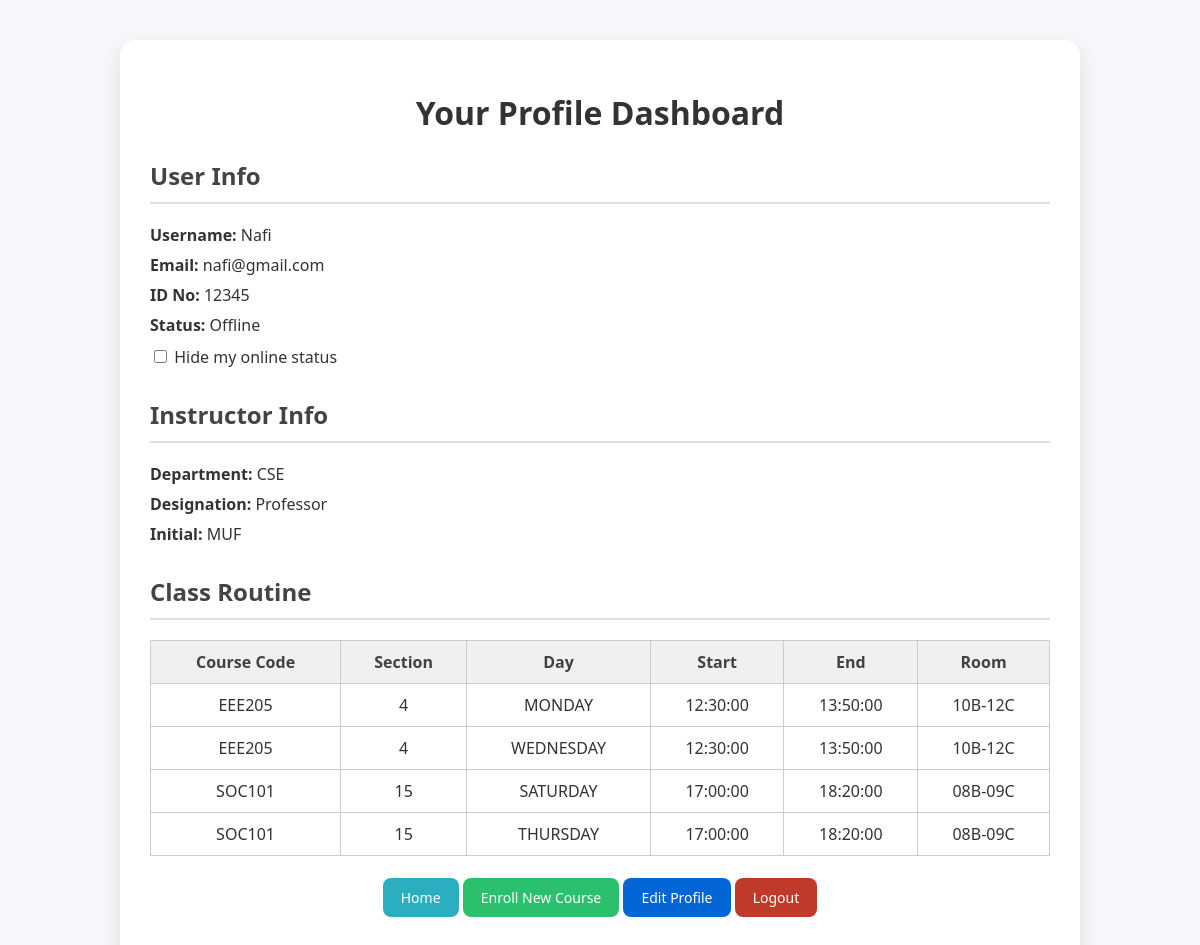
The page /Profile_dashboard/profile.php (signed in) on the database as committed earlier.
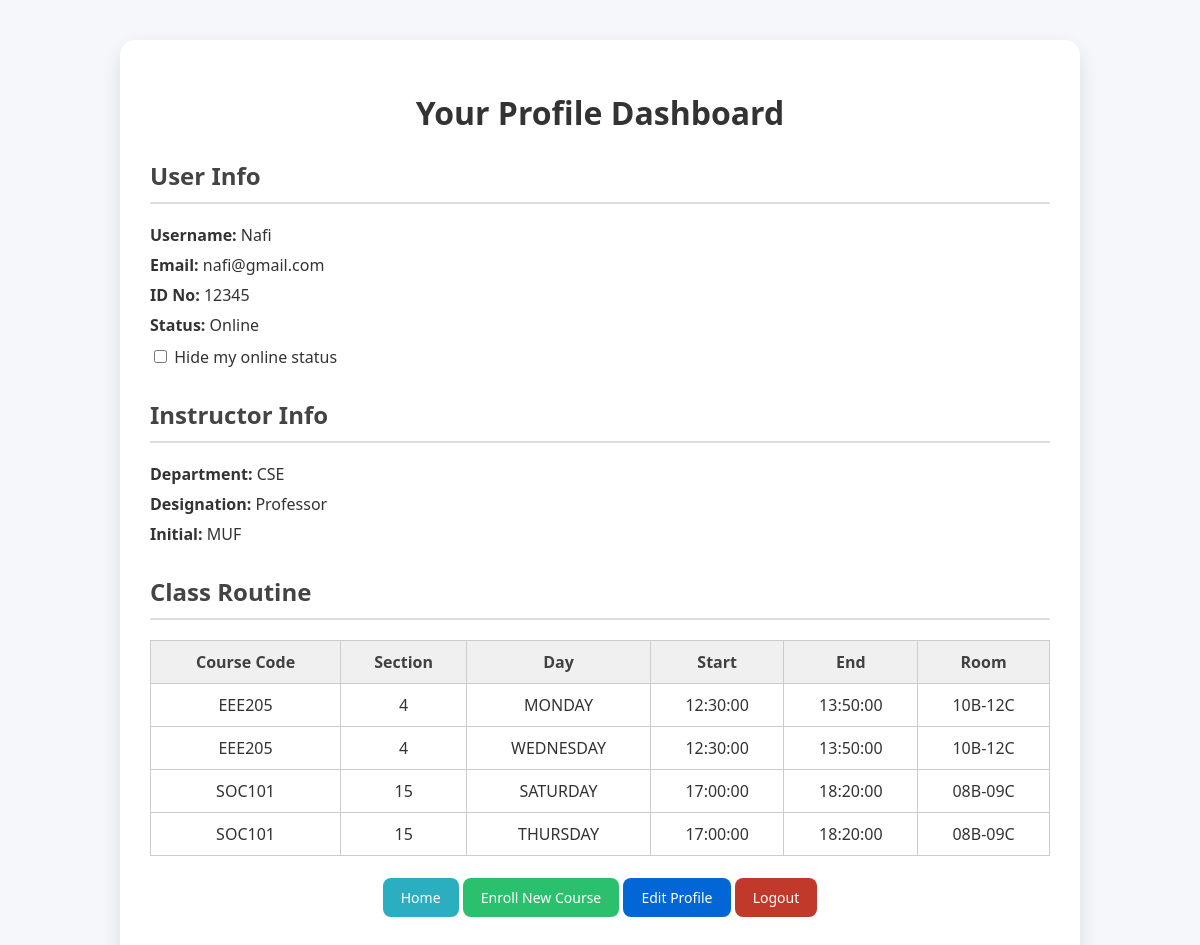
The same page on the database as committed later.
### tables this page shows
CREATE TABLE `user` (
  `user_id` int(11) NOT NULL AUTO_INCREMENT,
  `username` varchar(50) NOT NULL,
  `email` varchar(100) NOT NULL,
  `password` varchar(255) NOT NULL,
  `status` varchar(50) NOT NULL DEFAULT 'Offline',
  `id_no` int(11) DEFAULT NULL,
  PRIMARY KEY (`user_id`),
  UNIQUE KEY `email` (`email`),
  UNIQUE KEY `id_no` (`id_no`)
);

### Profile_dashboard/profile.php (the view, shortened to what this page needs)
<?php
require_once '../connect.php';
$user_id = $_SESSION['user_id'];
$user_sql = "SELECT * FROM user WHERE user_id = $user_id";
$user_result = mysqli_query($conn, $user_sql);
$user = mysqli_fetch_assoc($user_result);
$instructor_sql = "SELECT * FROM instructor WHERE user_id = $user_id";
$instructor_result = mysqli_query($conn, $instructor_sql);
$instructor = mysqli_fetch_assoc($instructor_result);
$routine_sql = "
SELECT s.course_code, s.section, cs.day, cs.start_time, cs.end_time, cs.room
FROM enrollments e
JOIN sections s ON e.section_id = s.section_id
JOIN class_schedule cs ON s.section_id = cs.section_id
WHERE e.user_id = $user_id
ORDER BY FIELD(cs.day, 'Sun','Mon','Tue','Wed','Thu','Fri','Sat'), cs.start_time
";
$routine_result = mysqli_query($conn, $routine_sql);
if ($_SERVER['REQUEST_METHOD'] == 'POST' && isset($_POST['hide_status'])) {
    $new_status = $_POST['hide_status'] === 'on' ? 'Hidden' : 'Online';
    $update_status_sql = "UPDATE user SET status = '$new_status' WHERE user_id = $user_id";
    mysqli_query($conn, $update_status_sql);
    $_SESSION['status'] = $new_status;
    $user['status'] = $new_status;
} else {
    if (isset($_SESSION['status'])) {
        $user['status'] = $_SESSION['status'];
    }
}
?>
<!DOCTYPE html>
<html>
<head>
    <link rel="stylesheet" href="profile.css">
</head>
<body>
<div class="container">
    <h1>Your Profile Dashboard</h1>
    <div class="section">
        <h2>User Info</h2>
        <p><strong>Username:</strong> <?php echo htmlspecialchars($user['username']); ?></p>
        <p><strong>Email:</strong> <?php echo htmlspecialchars($user['email']); ?></p>
        <p><strong>ID No:</strong> <?php echo htmlspecialchars($user['id_no']); ?></p>
        <p><strong>Status:</strong> <?php echo $user['status']; ?></p>
        <form method="POST" class="status-toggle">
            <label>
                <input type="checkbox" name="hide_status" value="on" onchange="this.form.submit()" <?php if ($user['status'] === 'Hidden') echo 'checked'; ?>>
                Hide my online status
            </label>
        </form>
    </div>
    <?php if ($instructor): ?>
        <div class="section">
            <h2>Instructor Info</h2>
            <p><strong>Department:</strong> <?php echo htmlspecialchars($instructor['department']); ?></p>
            <p><strong>Designation:</strong> <?php echo htmlspecialchars($instructor['designation']); ?></p>
            <p><strong>Initial:</strong> <?php echo htmlspecialchars($instructor['initial']); ?></p>
        </div>
    <?php endif; ?>
    <div class="section">
        <h2>Class Routine</h2>
        <?php if (mysqli_num_rows($routine_result) > 0): ?>
            <table class="routine-table">
                <thead>
                    <tr>
                        <th>Course Code</th>
                        <th>Section</th>
                        <th>Day</th>
                        <th>Start</th>
                        <th>End</th>
                        <th>Room</th>
                    </tr>
                </thead>
                <tbody>
                    <?php while ($row = mysqli_fetch_assoc($routine_result)): ?>
                        <tr>
                            <td><?php echo htmlspecialchars($row['course_code']); ?></td>
                            <td><?php echo htmlspecialchars($row['section']); ?></td>
                            <td><?php echo htmlspecialchars($row['day']); ?></td>
                            <td><?php echo htmlspecialchars($row['start_time']); ?></td>
                            <td><?php echo htmlspecialchars($row['end_time']); ?></td>
                            <td><?php echo htmlspecialchars($row['room']); ?></td>
                        </tr>
                    <?php endwhile; ?>
                </tbody>
            </table>
        <?php else: ?>
            <p>No class routines found.</p>
        <?php endif; ?>
    </div>
    <div class="section" style="text-align: center;">
        <a class="btn" href="../index.php" style="background-color:rgb(43, 175, 192);">Home</a>
        <a class="btn" href="../select_courses.php" style="background-color:rgb(43, 192, 110);">Enroll New Course</a>
        <a class="btn" href="edit_profile.php">Edit Profile</a>
        <a class="btn" href="../logout.php" style="background-color: #c0392b;">Logout</a>
    </div>
</div>
</body>
</html>

Rows that differ between the two databases and show on the page:
changed user "Nafi": status "Offline" → "Online"
